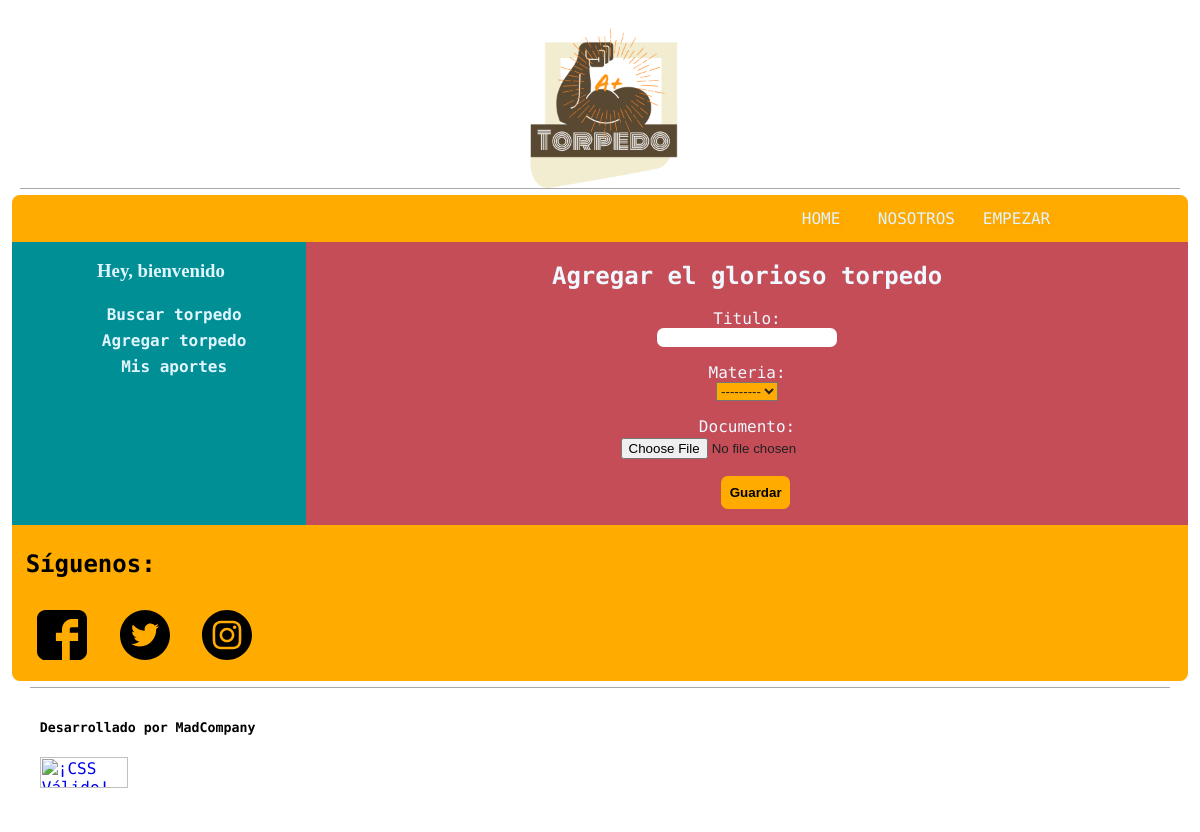
Page /agregartorpedo on the earlier database version.
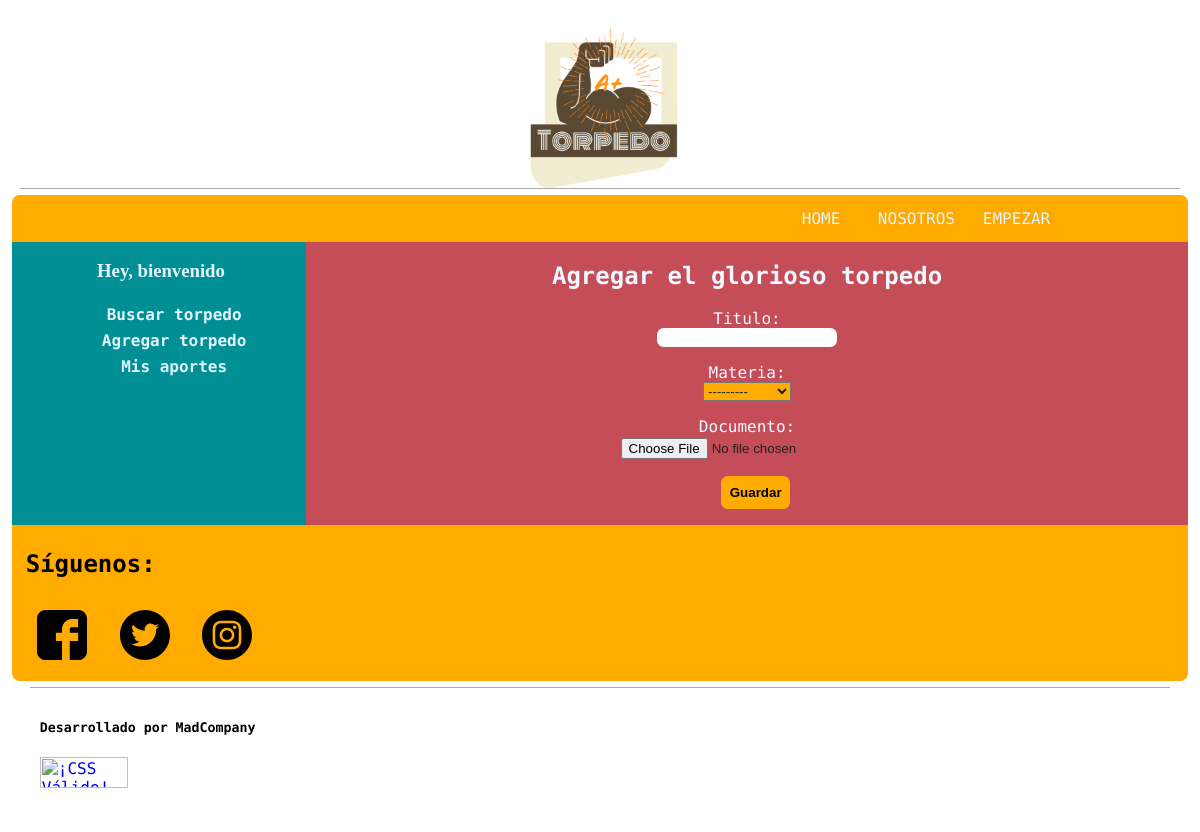
Same page on the later database version.
### torpedopage/models.py (models this page shows)
class Materia(models.Model):
    materia = models.CharField(max_length=100, primary_key=True)
    def __str__(self):
        return self.materia

### torpedopage/views.py (the view)
# urls.py: path('agregartorpedo', views.agregartorpedo, name='agregartorpedo'),
def agregartorpedo(request):
    if request.method == 'POST':
        form = ApunteForm(request.POST, request.FILES)
        if form.is_valid():
            Apunte = form.save(commit=False)
            Apunte.autor = request.user
            Apunte.save()
            return redirect('user_page')
    else:
        form = ApunteForm()
    return render(request, 'torpedopage/agregartorpedo.html', {'logo': logo, 'form': form})

### torpedopage/forms.py
class ApunteForm(forms.ModelForm):
    class Meta:
        model = Apunte
        fields = ('titulo', 'materia', 'documento', )

### torpedopage/templates/torpedopage/agregartorpedo.html (shortened to what this page needs)
{% extends "torpedopage/base_user.html" %}
{% load static %}
{% block agregartorpedos %}
<h2>Agregar el glorioso torpedo</h2>
<form method="POST" enctype="multipart/form-data">
    {{ form.as_p }}
    <button type="submit">Guardar</button>
</form>
{% endblock agregartorpedos %}

Differences in the rows shown:
added Materia: materia "---------"
Other differences:
form field materia: "---------" → (not shown)
